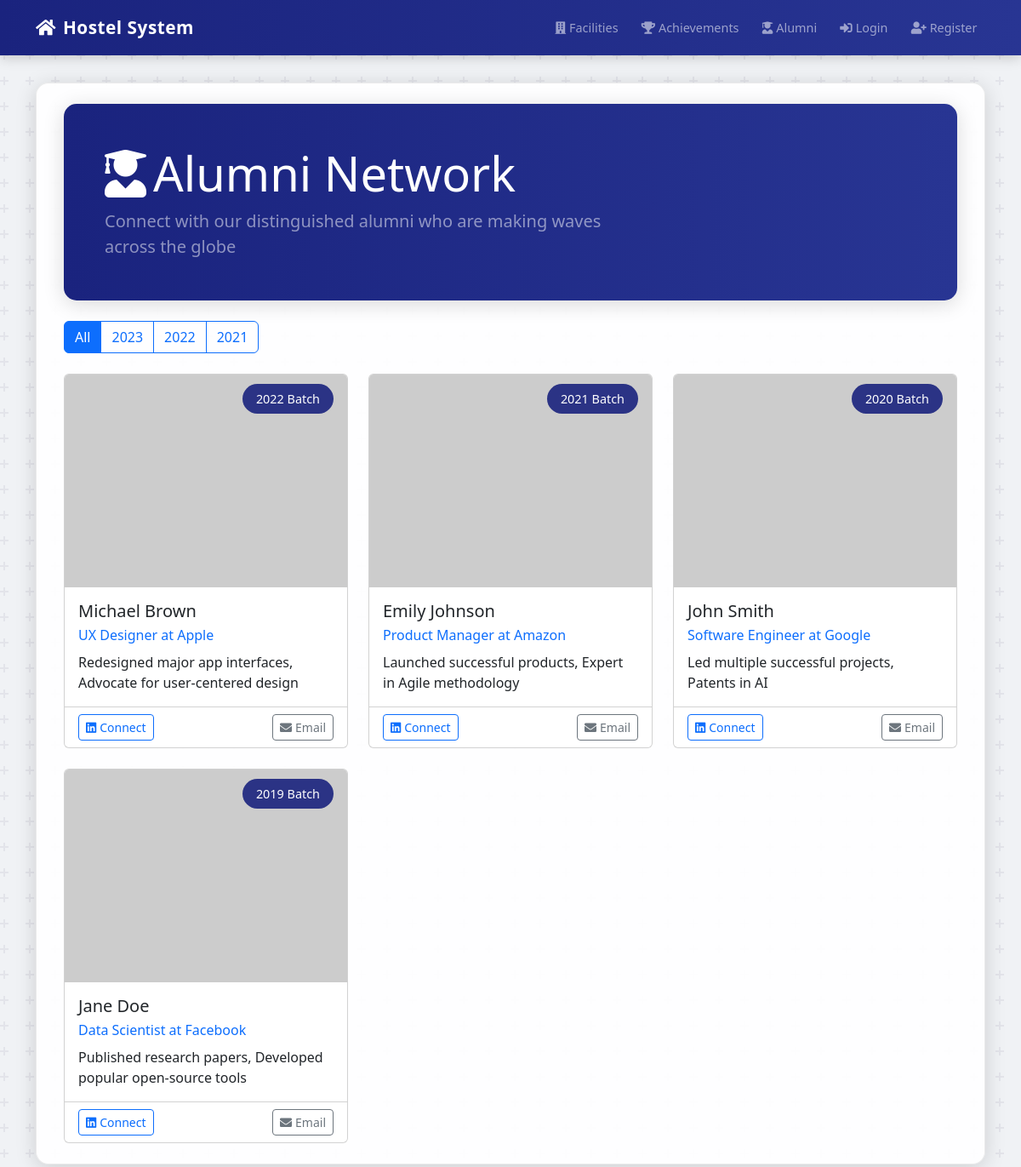
Page /alumni on the earlier database version.
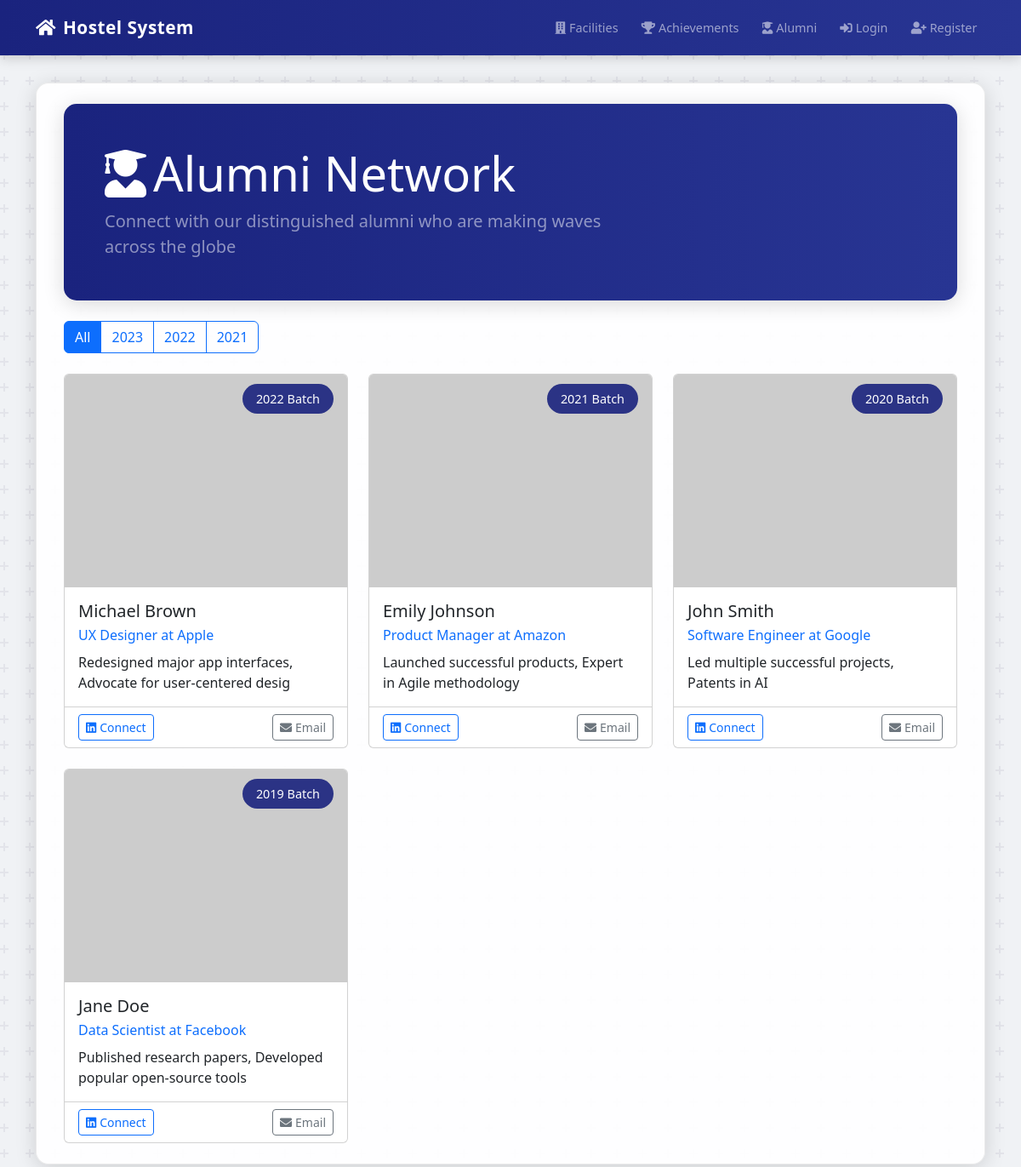
Same page on the later database version.
### app.py (models this page shows)
class Alumni(db.Model):
    id = db.Column(db.Integer, primary_key=True)
    name = db.Column(db.String(100), nullable=False)
    batch_year = db.Column(db.String(4), nullable=False)
    current_position = db.Column(db.String(100))
    company = db.Column(db.String(100))
    linkedin = db.Column(db.String(200))
    email = db.Column(db.String(120))
    achievements = db.Column(db.Text)
    image_url = db.Column(db.String(200))
    created_at = db.Column(db.DateTime, nullable=False, default=datetime.utcnow)

### app.py (the view)
@app.route('/alumni')
def alumni():
    alumni_list = Alumni.query.order_by(Alumni.batch_year.desc()).all()
    return render_template('alumni.html', title='Alumni Network', alumni=alumni_list)

### templates/alumni.html (shortened to what this page needs)
{% extends "base.html" %}
{% block content %}
<div class="container-md py-4">
    <div class="dashboard-header mb-4">
        <div class="row align-items-center">
            <div class="col-lg-8">
                <h1 class="display-4 text-white mb-2"><i class="fas fa-user-graduate me-2"></i>Alumni Network</h1>
                <p class="lead text-white-50 mb-0">Connect with our distinguished alumni who are making waves across the globe</p>
            </div>
        </div>
    </div>
    <div class="alumni-filters mb-4">
        <div class="btn-group" role="group">
            <button type="button" class="btn btn-outline-primary active" data-filter="all">All</button>
            <button type="button" class="btn btn-outline-primary" data-filter="2023">2023</button>
            <button type="button" class="btn btn-outline-primary" data-filter="2022">2022</button>
            <button type="button" class="btn btn-outline-primary" data-filter="2021">2021</button>
        </div>
    </div>
    <div class="row g-4">
        {% for alum in alumni %}
            <div class="col-md-6 col-lg-4 alumni-card" data-year="{{ alum.batch_year }}">
                <div class="card h-100">
                    <div class="card-img-wrapper">
                        <img src="{{ alum.image_url }}"
                             class="card-img-top alumni-img"
                             alt="{{ alum.name }}"
                             onerror="this.src='https://picsum.photos/400/400'">
                        <div class="img-overlay">
                            <span class="batch-badge">{{ alum.batch_year }} Batch</span>
                        </div>
                    </div>
                    <div class="card-body">
                        <h5 class="card-title">{{ alum.name }}</h5>
                        <p class="card-subtitle text-primary mb-2">
                            {{ alum.current_position }} at {{ alum.company }}
                        </p>
                        <p class="card-text">{{ alum.achievements }}</p>
                    </div>
                    <div class="card-footer bg-transparent">
                        <div class="d-flex justify-content-between align-items-center">
                            {% if alum.linkedin %}
                                <a href="{{ alum.linkedin }}" class="btn btn-outline-primary btn-sm" target="_blank">
                                    <i class="fab fa-linkedin me-1"></i>Connect
                                </a>
                            {% endif %}
                            {% if alum.email %}
                                <a href="mailto:{{ alum.email }}" class="btn btn-outline-secondary btn-sm">
                                    <i class="fas fa-envelope me-1"></i>Email
                                </a>
                            {% endif %}
                        </div>
                    </div>
                </div>
            </div>
        {% endfor %}
    </div>
</div>
{% endblock %}

Differences in the rows shown:
changed Alumni "Michael Brown": achievements "Redesigned major app interfaces, Advocate for user-centered design" → "Redesigned major app interfaces, Advocate for user-centered desig"
